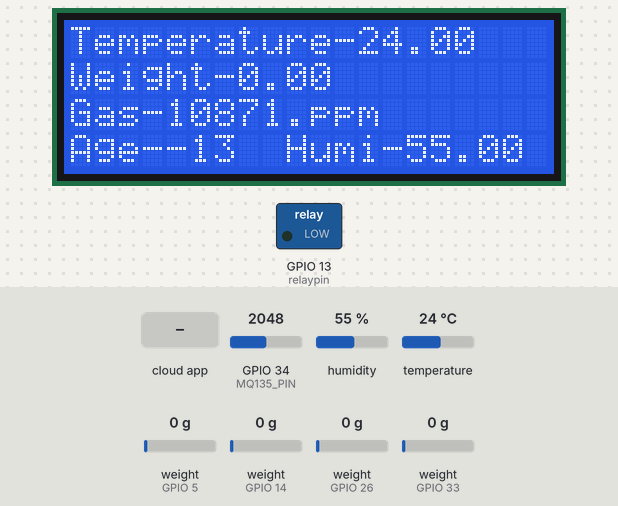
This sketch was run on a simulated ESP32. On the bench: 20×4 character LCD, switched loads named in the sketch (green lamp = pin HIGH). Inputs (shaded band) come from the test bench; at power-on: humidity 55 %, GPIO 34 (MQ135_PIN) = 2048, temperature 24 °C, weight on the scale (sensors on GPIO 5, GPIO 14, GPIO 26, GPIO 33) 0 g (analog values on the 0–4095 scale). WiFi joins after 1.5 s; servers stay silent unless stated; the local clock reads 2024-03-15 10:24:30 at power-on unless the sketch sets it; the Firebase database answers and starts empty; what the sketch prints to the serial monitor is not drawn.

Above: at 20.7 s.
20.8 s: the phone or cloud app sets syrup to 1
At 26.3 s:
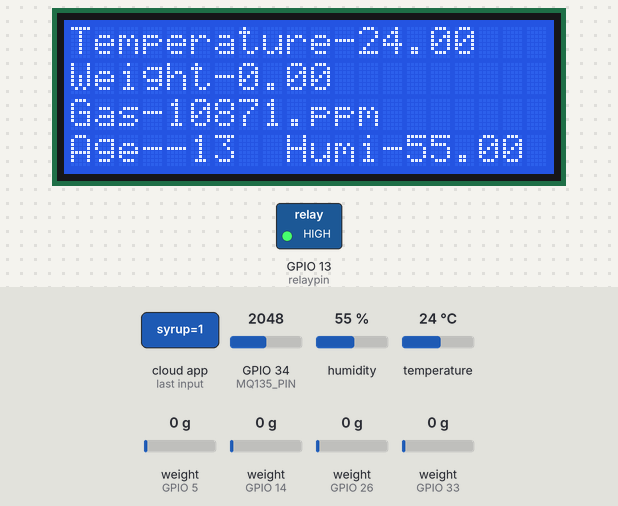
27.3 s: humidity set to 22 %
At 31.9 s:
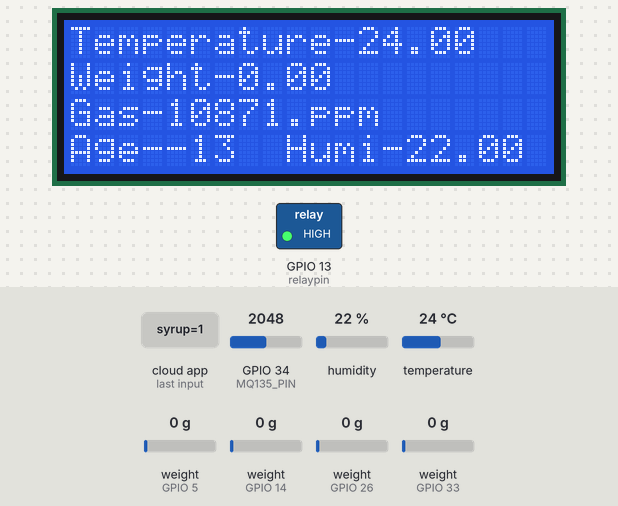
32.8 s: GPIO 34 (MQ135_PIN) set to 2866
At 38.1 s:
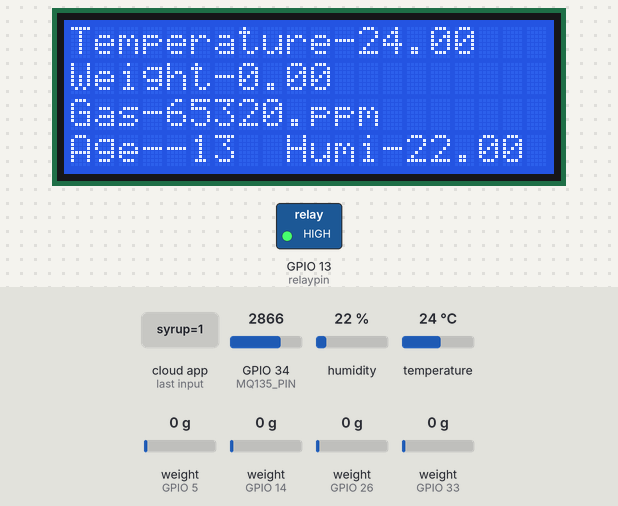
38.4 s: temperature set to 12 °C
At 43.4 s:
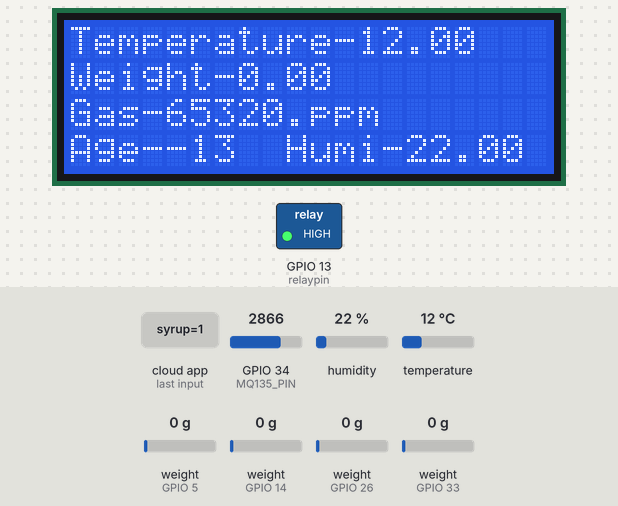
44.0 s: GPIO 34 (MQ135_PIN) set to 3972
At 48.8 s:
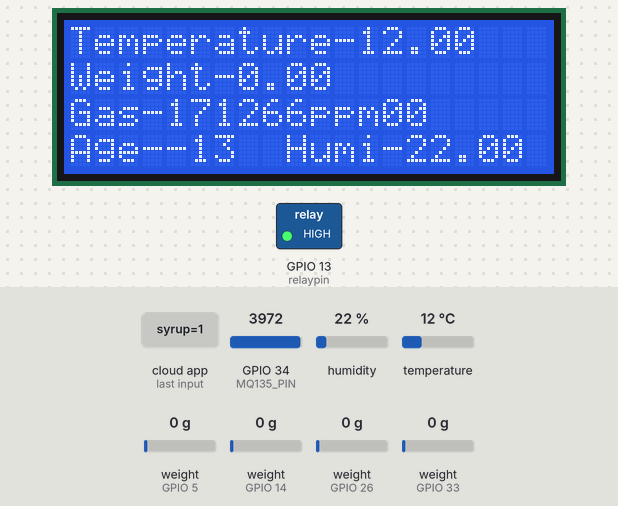
49.6 s: humidity set to 40 %
At 54.2 s:
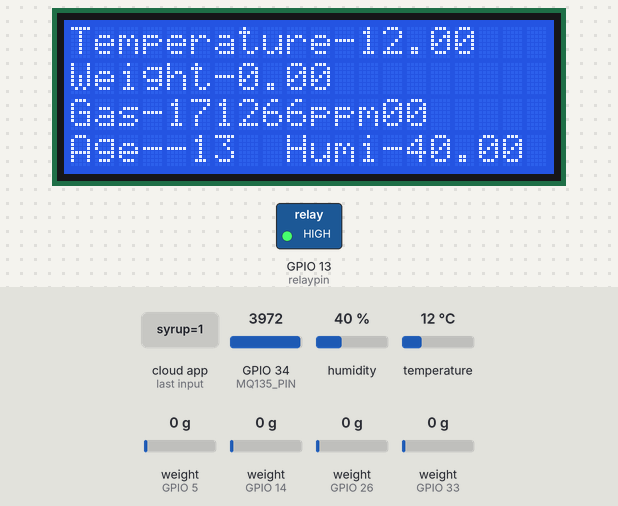
Timing chart, 0 to 55.7 s (numbered marks = the images above; inputs shaded):
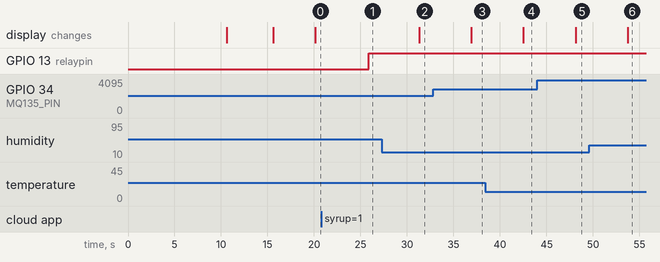

Measured:
- after the input at 20.8 s, GPIO 13 (relaypin): LOW → HIGH after 5.1 s
- after the input at 27.3 s, the display: changes after 4.0 s (image 2)
- after the input at 32.8 s, the display: changes after 4.1 s (image 3)
- after the input at 38.4 s, the display: changes after 4.1 s (image 4)
- after the input at 44.0 s, the display: changes after 4.1 s (image 5)
- after the input at 49.6 s, the display: changes after 4.1 s (image 6)

The sketch:

Final_code_for_project.ino
```cpp
#include <WiFi.h>
#include "DHT.h"
#include <Wire.h>
#include <RTClib.h>
#include <Wire.h>
#include <LiquidCrystal_I2C.h>
#include <ESP32Firebase.h>
#include "HX711.h"


//#define _SSID "SLT-FTTH-481"
//#define _PASSWORD "slt@743481"

//#define _SSID "Sachin"
//#define _PASSWORD "sachin011031"

#define _SSID "GalaxyA12"
#define _PASSWORD "bils1960"

//#define _SSID "Home"
//#define _PASSWORD "Rvsp1234"

#define REFERENCE_URL "https://beewise-6c96a-default-rtdb.firebaseio.com/"


Firebase firebase(REFERENCE_URL);


int relaypin= 13;  //Connect to Pin D4 in ESP32


const int LOADCELL1_DOUT_PIN = 5;
const int LOADCELL1_SCK_PIN = 18;
const int LOADCELL3_DOUT_PIN = 26;
const int LOADCELL3_SCK_PIN = 25;
const int LOADCELL2_DOUT_PIN = 14;
const int LOADCELL2_SCK_PIN = 27;


const int LOADCELL4_DOUT_PIN = 33;
const int LOADCELL4_SCK_PIN = 32;


float total;
float L1;
float L2;
float L3;
float L4;

HX711 scale3;
HX711 scale1;
HX711 scale2;

HX711 scale4;


#define MQ135_PIN 34
#define DHTPIN 23        // Change this to the pin you used for data
#define DHTTYPE DHT21   // Define the type of sensor

// Constants for calibration
const float RLOAD = 9.3; // Load resistance in kilo ohms
const float RZERO = 79.02; // Base resistance in clean air (to be calibrated)
const float PARA = 116.6020682; // Constants for calculating ppm
const float PARB = 2.119034857; // Constants for calculating ppm


RTC_DS3231 rtc;
DateTime startTime;
bool counting = false;


// Define the start date and time
const int startYear = 2024;   // Replace with the current year if different
const int startMonth = 7;     // July
const int startDay = 15;      // 15th
const int startHour = 0;      // 12 AM
const int startMinute = 0;    // 0 minutes
const int startSecond = 0;    // 0 seconds


DHT dht(DHTPIN, DHTTYPE);       // Initialize the DHT sensor
LiquidCrystal_I2C lcd(0x27, 20, 4);  //display


void setup()
{
  Serial.begin(9600);

  //////////////////////////////////  //wifi start
  WiFi.mode(WIFI_STA);
  WiFi.disconnect();
  delay(5000);

  // Connect to WiFi
  Serial.println();
  Serial.println();
  Serial.print("Connecting to: ");
  Serial.println(_SSID);
  WiFi.begin(_SSID, _PASSWORD);

  while (WiFi.status() != WL_CONNECTED) {
    delay(500);
    Serial.println("wifi is not connected");
  }

  Serial.println("");
  Serial.println("WiFi Connected");

  // Print the IP address
  Serial.print("IP Address: ");
  Serial.print("http://");
  Serial.print(WiFi.localIP());
  Serial.println("/");
  pinMode(13, OUTPUT);
  /////////////////////////////////  //wifi end
  scale3.begin(LOADCELL3_DOUT_PIN, LOADCELL3_SCK_PIN);

  scale3.set_scale(426.75);    // this value is obtained by calibrating the scale with known weights as in previous step
  scale3.tare();

  scale1.begin(LOADCELL1_DOUT_PIN, LOADCELL1_SCK_PIN);
  scale2.begin(LOADCELL2_DOUT_PIN, LOADCELL2_SCK_PIN);
  scale4.begin(LOADCELL4_DOUT_PIN, LOADCELL4_SCK_PIN);

  scale1.set_scale(422.61);
  scale2.set_scale(502.81);
  scale4.set_scale(396.47 );

  scale1.tare();
  scale2.tare();
  scale4.tare();

  //pinMode(gassensor, INPUT);  //gas sensor line

  analogReadResolution(12); // Set ADC resolution to 12-bit
  pinMode(MQ135_PIN, INPUT); // Set the pin connected to the sensor as input

  dht.begin();           //  DHT sensor

  // Initialize RTC
  if (!rtc.begin()) {
    Serial.println("Couldn't find RTC");
    while (1);
  }

  if (rtc.lostPower()) {
    // Set the RTC time to the current date and time (for simulation purposes)
    rtc.adjust(DateTime(F(__DATE__), F(__TIME__)));
  }

  // Initialize the startTime with the defined start date and time
  startTime = DateTime(startYear, startMonth, startDay, startHour, startMinute, startSecond);

  // Inform user and start countdown
  Serial.println("Countdown started from July 15, 12:00 AM.");
  counting = true; // Automatically start the countdown

  lcd.init();             // display part start
  lcd.backlight();        // illuminazione attiva

  lcd.setCursor(0, 0);
  lcd.print("Hello World! ");

  lcd.setCursor(0, 1);
  lcd.print("Test LCD I2C");

  lcd.setCursor(0, 2);
  lcd.print("by");

  lcd.setCursor(0, 3);
  lcd.print("Thaaapa");       // pulisco display

  delay(5000);

  lcd.clear();   //display part end
}


void loop()
{

  L1=scale1.get_units(1);
  L2=scale2.get_units(1);

  L4=scale4.get_units(1);


  L3=scale3.get_units(1);


  if(L3<(-100))
  {
    Serial.print("Load cell 3 Weight: ");
    Serial.println("-25.04");
  }
  else
  {
    Serial.print("Load cell 3 Weight: ");
    Serial.println(L3);

  }


  Serial.print("Load cell 1 Weight: ");
  Serial.println(L1);

  Serial.print("Load cell 2 Weight: ");
  Serial.println(L2);


  Serial.print("Load cell 4 Weight: ");
  Serial.println(L4);

  total=(L1+L2+L4)+L3;

   if(total<(-50))
  {
    Serial.print("Total Weight: ");
    Serial.println(L1+L2+L4);
    Serial.println("");
    Serial.println("");
  }
  else
  {
    Serial.print("Total Weight: ");
    Serial.println(total);
    Serial.println("");
    Serial.println("");

  }


  scale1.power_down();
  scale2.power_down();
  scale3.power_down();
  scale4.power_down();


  delay(2000);


  scale1.power_up();
  scale2.power_up();
  scale3.power_up();
  scale4.power_up();

  int hours;

  float humidity = dht.readHumidity();        // Read humidity
  float temperature = dht.readTemperature();            // Read temperature in Celsius

  DateTime now = rtc.now();

  if (counting) {
    //DateTime now = rtc.now();
    TimeSpan elapsed = now - startTime;

    int days = elapsed.days();
     hours = elapsed.hours() % 24; // Ensure hours are displayed correctly within a day
    int minutes = elapsed.minutes() % 60;
    int seconds = elapsed.seconds() % 60;

    Serial.print("Days: ");
    Serial.print(days);
    Serial.print(" Hours: ");
    Serial.print(hours);
    Serial.print(" Minutes: ");
    Serial.print(minutes);
    Serial.print(" Seconds: ");
    Serial.println(seconds);

    delay(1000); // Update every second
  }

  //////////////////////////////////////////////////////////   co2 start
  int sensorValue = analogRead(MQ135_PIN);

  // Convert analog value to voltage (assuming 3.3V reference)
  float voltage = sensorValue * (5 / 4095.0); // 12-bit ADC

  // Check for zero voltage to avoid division by zero
  if (voltage == 0) {
    Serial.println("Voltage reading is zero, check the sensor connection!");
    delay(1000);
    return;
  }

  // Convert voltage to resistance using voltage divider formula
  // Assuming a load resistance of 10k ohms (RL)
  float resistance = ((5 * RLOAD) / voltage) - RLOAD;

  // Check for negative resistance (should not happen)
  if (resistance <= 0) {
    Serial.println("Negative resistance, check sensor and circuit!");
    delay(1000);
    return;
  }

  float ppm = PARA * pow((resistance / RZERO), -PARB);


  delay(1000);  // Delay in milliseconds (1 minute)

  /////////////////////////////////////////////////////////////////////////////////// co2 end

  Serial.print("Humidity: ");          // Print the results to the Serial Monitor
  Serial.print(humidity);
  Serial.print(" %\t");
  Serial.print("Temperature: ");
  Serial.print(temperature);
  Serial.println(" *C");


  Serial.print("CO2 level = ");
  Serial.print(ppm);
  Serial.print("  ppm");

  Serial.println();
  Serial.println("");
  Serial.println("");


  lcd.setCursor(0,0);
  lcd.print("Temperature-");
  lcd.print(temperature);


  lcd.setCursor(0,2);
  lcd.print("Gas-");
  lcd.print(ppm);
  lcd.setCursor(10,2);
  lcd.print("ppm");

  lcd.setCursor(0,1);
  lcd.print("Weight-");
  lcd.print(total);


  lcd.setCursor(0,3);
  lcd.print("Age-");
  lcd.print(hours);

  lcd.setCursor(9,3);
  lcd.print("Humi-");
  lcd.print(humidity);

  int data1 = firebase.getInt("syrup");
  Serial.println(data1);


  if(data1==1)
  {
    Serial.println("ONNNN.....");
    digitalWrite(13,HIGH);

  }
  else
  {

    Serial.println("OFFFF.....");
    digitalWrite(13,LOW);

  }


  Serial.println("Delay start");      //for check firebase delay


  String timestamp = now.timestamp(DateTime::TIMESTAMP_FULL);
  firebase.setFloat("Sensor/" + timestamp + "/temperature", temperature);
  firebase.setFloat("Sensor/" + timestamp + "/humidity", humidity);
  firebase.setInt("Sensor/" + timestamp + "/CO2lvl", ppm);
  firebase.setString("Sensor/" + timestamp + "/time", timestamp);
  firebase.setInt("Sensor/" + timestamp + "/age", hours);
  firebase.setInt("Sensor/" + timestamp + "/weight", total);


  Serial.println("Delay End");


}
```
